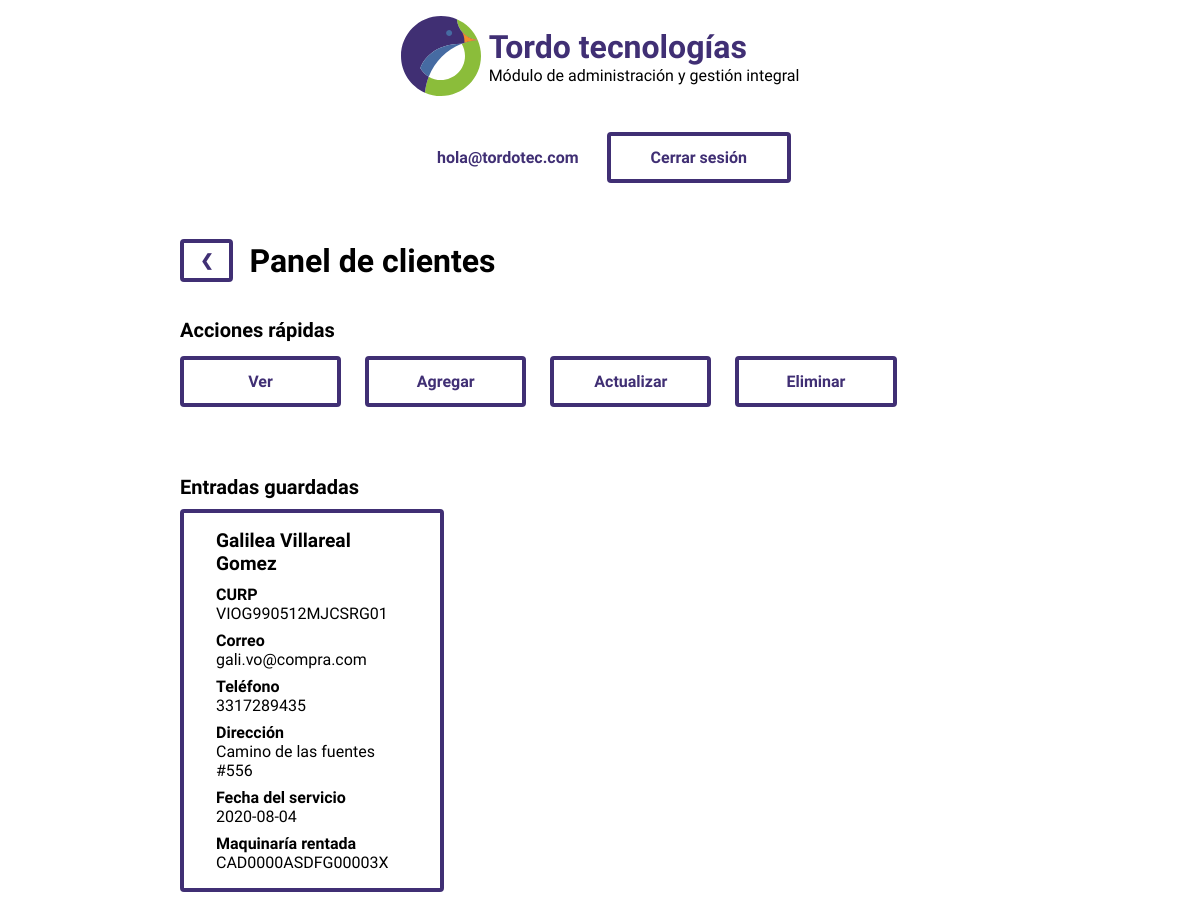
The app's page /clientes.php (signed in) with its own data.
### tables this page shows
CREATE TABLE `clientes` (
  `id` int(11) NOT NULL,
  `nombre` text NOT NULL,
  `apellido` text NOT NULL,
  `curp` text NOT NULL,
  `direccion` mediumtext NOT NULL,
  `correo` text NOT NULL,
  `telefono` double NOT NULL,
  `fecha` date NOT NULL,
  `rento` text NOT NULL
);

### clientes.php (the view, shortened to what this page needs)
<!DOCTYPE html>
<html lang="es-MX">
<head>
    <link rel="stylesheet" href="css/panel.css">
</head>
<body>
    <header>
        <div id="navegacion">
            <div class="logotipo">
                <img id="logo" src="img/icons/logo.svg" alt="Logotipo">
                <div>
                    <h1>Tordo tecnologías</h1>
                    <p>Módulo de administración y gestión integral</p>
                </div>
            </div>
            <nav>
                <p id="usuario"><?php echo $_SESSION["correo"];?></p>
                <a href="php/conexion/cerrar.php" class="boton">Cerrar sesión</a>
            </nav>
        </div>
    </header>
    <section id="acciones">
        <div class="migas">
            <a href="inicio.php" class="boton">&#10094;</a>
            <h2>Panel de clientes</h2>
        </div>
        <h3>Acciones rápidas</h3>
        <div class="gridAcciones">
            <a id="ver" class="boton">Ver</a>
            <a id="agregar" class="boton">Agregar</a>
            <a id="editar" class="boton">Actualizar</a>
            <a id="eliminar" class="boton">Eliminar</a>
        </div>
    </section>
    <section id="panelVer">
        <h3>Entradas guardadas</h3>
        <div class="grid">
            <?php
                include("php/conexion/casper.php");
                $leer = "SELECT * FROM clientes";
                $query = $conexion->query($leer);
                if ($query == true) {
                    while ($datos = mysqli_fetch_array($query)) {
                        echo <<<END
                        <div class="tarjeta">
                            <div class="tarjetaCuerpo">
                                <p class="tarjetaTitulo">$datos[1] $datos[2]</p>
                                <p class="tarjetaSubtitulo">CURP</p>
                                <p class="tarjetaTexto">$datos[3]</p>
                                <p class="tarjetaSubtitulo">Correo</p>
                                <p class="tarjetaTexto">$datos[5]</p>
                                <p class="tarjetaSubtitulo">Teléfono</p>
                                <p class="tarjetaTexto">$datos[6]</p>
                                <p class="tarjetaSubtitulo">Dirección</p>
                                <p class="tarjetaTexto">$datos[4]</p>
                                <p class="tarjetaSubtitulo">Fecha del servicio</p>
                                <p class="tarjetaTexto">$datos[7]</p>
                                <p class="tarjetaSubtitulo">Maquinaría rentada</p>
                                <p class="tarjetaTexto">$datos[8]</p>
                            </div>
                        </div>
                        END;
                    }
                }
            ?>
        </div>
    </section>
</body>
</html>
<?php
die();
?>

### css/panel.css (style rules this page uses)
:root { --color_oscuro: rgb(64, 47, 116); --color_claro: rgb(70, 107, 162); --color_enfasis: rgb(139, 189, 58); --color_realce: rgb(240, 142, 45); }
* { margin: 0px; padding: 0px; }
body { font-family: 'Didact Gothic', sans-serif; }
nav { display: flex; flex-direction: column; margin: 1em 0em; align-items: center; align-self: center; }
section { padding: 1em 10vw; }
h1 { font-weight: bold; color: var(--color_oscuro); }
h2 { font-size: 2em; margin-bottom: 0.5em; }
h3 { font-size: 1.25em; margin-bottom: 0.5em; }
a { cursor: pointer; text-decoration: none; }
.migas { display: flex; align-items: center; margin-bottom: 2em; }
.migas > h2 { margin: 0; margin-left: 0.5em; }
.migas > .boton { padding: 0.5em 1em; }
.logotipo { padding: 1em; display: flex; flex-flow: column; align-items: center; }
.logotipo > div { text-align: center; }
.boton { width: fit-content; display: block; background: none; padding: 0.75em 1.5em; margin: 0.25em 0em; text-align: center; font-weight: bold; text-decoration: none; border: 0.25em solid var(--color_oscuro); border-radius: 0.25em; color: var(--color_oscuro); transition: 0.3s; }
.grid { width: 100%; display: grid; grid-template-columns: 1fr; grid-template-rows: auto; grid-gap: 1.5em; }
.gridAcciones { display: grid; grid-template-columns: 1fr 1fr; grid-template-rows: auto; grid-gap: 1.5em; }
.gridAcciones > .boton { width: auto; }
.tarjeta { display: flex; flex-direction: column; overflow: hidden; border: 0.25em solid var(--color_oscuro); border-radius: 0.25em; transition: 0.2s; background: white; }
.tarjetaCuerpo { margin: 1em 0em; padding: 0em 2em; }
.tarjetaTitulo { font-size: 1.2em; font-weight: bold; margin-bottom: 0.5em; }
.tarjetaSubtitulo { font-weight: bold; margin-top: 0.5em; }
#usuario { width: fit-content; display: block; background: none; padding: 0.75em 1.5em; margin: 0.25em 0em; text-align: right ; font-weight: bold; text-decoration: none; border: 0.25em solid white; border-radius: 0.25em; color: var(--color_oscuro); }
#navegacion { width: 100%; display: flex; flex-flow: column; align-items: center; }
#logo { width: 5em; margin-right: 0.5em; }
@media screen and (min-width: 720px) { nav { flex-flow: row; } }
@media screen and (min-width: 720px) { section { padding: 1em 10vw; } }
@media screen and (min-width: 720px) { .boton { padding: .75em 2.5em; } }
@media screen and (min-width: 720px) { .grid { grid-template-columns: 1fr 1fr; } }
@media screen and (min-width: 720px) { .logotipo { display: flex; flex-flow: row; } }
@media screen and (min-width: 720px) { .logotipo > div { text-align: left; } }
@media screen and (min-width: 1020px) { section { padding: 2em 15vw; } }
@media screen and (min-width: 1020px) { .grid { grid-template-columns: 1fr 1fr 1fr; } }
@media screen and (min-width: 1020px) { .gridAcciones { display: grid; grid-template-columns: 1fr 1fr 1fr 1fr; grid-template-rows: auto; grid-gap: 1.5em; width: fit-content; } }

### records on screen
clientes: nombre "Galilea", apellido "Villareal Gomez", curp "VIOG990512MJCSRG01", correo "gali.vo@compra.com", telefono "3317289435", direccion "Camino de las fuentes #556", fecha "2020-08-04", rento "CAD0000ASDFG00003X"

### other values on screen
$_SESSION["correo"] "hola@tordotec.com"
